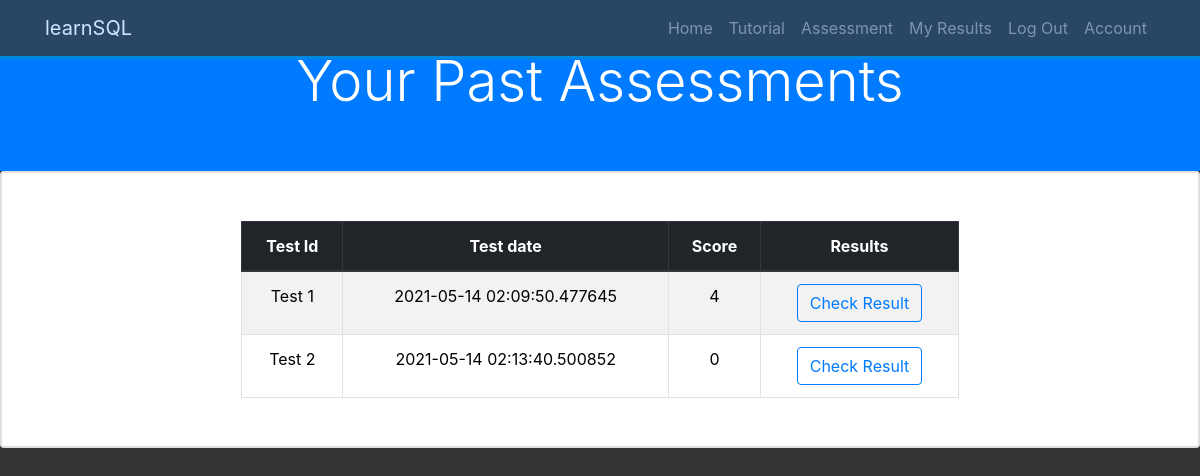
/my_results (signed in), run on an earlier commit of the app's database.
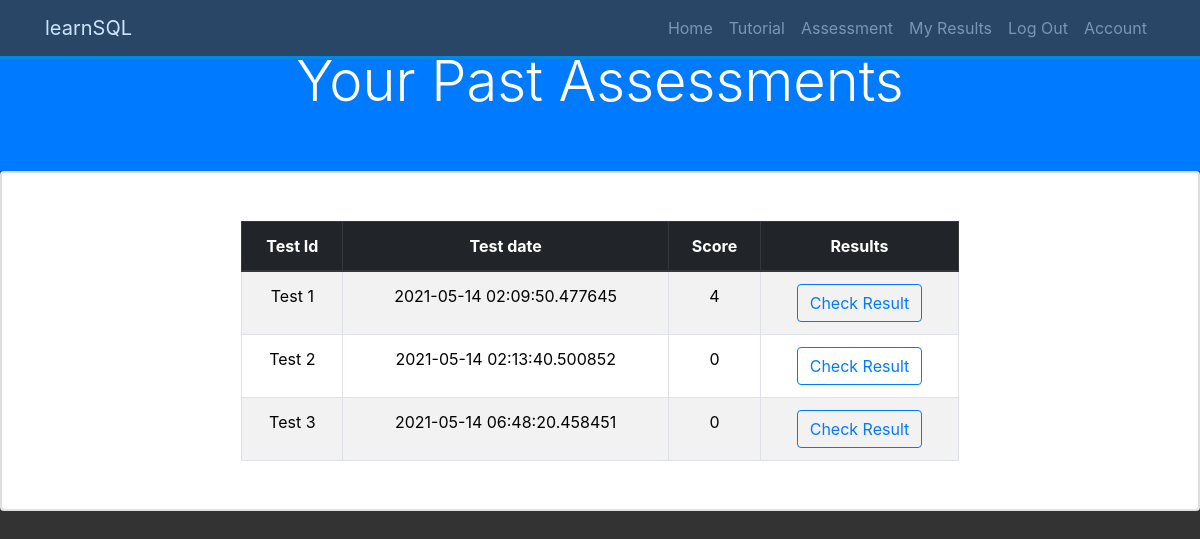
And on a later commit of the database.
### OnlineAssessment/models.py (models this page shows, shortened)
class Test(db.Model):
    __tablename__ = 'tests'
    id = db.Column(db.Integer, primary_key=True)
    user_id = db.Column(db.Integer, db.ForeignKey('users.id'), nullable=False)
    date = db.Column(db.DateTime, nullable=False, default=datetime.utcnow)
    questions = db.relationship('Question', secondary=test_question_relation, backref=db.backref(
        'questions_tests', lazy='dynamic'))
    answers = db.relationship('Answer', backref='test_answers', lazy=True)
    finish = db.Column(db.Boolean, default=False, nullable=False)

class Answer(db.Model):
    __tablename__ = 'answers'
    id = db.Column(db.Integer, primary_key=True)
    user_id = db.Column(db.Integer, db.ForeignKey('users.id'), nullable=False)
    question_id = db.Column(db.Integer, db.ForeignKey(
        'questions.id'), nullable=False)
    date = db.Column(db.DateTime, nullable=False, default=datetime.utcnow)
    content = db.Column(db.String(140), nullable=False)
    finish = db.Column(db.Boolean, default=False, nullable=False)
    test_id = db.Column(db.Integer, db.ForeignKey('tests.id'), nullable=False)

class Question(db.Model):
    __tablename__ = 'questions'
    id = db.Column(db.Integer, primary_key=True)
    title = db.Column(db.String(140), nullable=False)
    content = db.Column(db.String(140), nullable=False)
    answers = db.relationship('Answer', backref='question', lazy=True)
    correct_answer = db.Column(db.String(140), nullable=False)

### OnlineAssessment/tests/views.py (the view)
@tests.route('/my_results')
@login_required
def my_results():
    tests = Test.query.filter_by(user_id=current_user.id).all()
    if tests is None:
        tests = []
    return render_template('my_results.html', tests=tests)

### OnlineAssessment/__init__.py (called while the page is built)
def isAnswerCorrect(answer):
    question = Question.query.filter_by(id=answer.question_id).first()
    return answer.content == question.correct_answer

def calculateScore(answers, test):
    score = 0
    correctAnswers = []
    for answer in answers:
        if isAnswerCorrect(answer):
            correctAnswers.append(answer)
    if len(correctAnswers) > 0:
        for correctAnswer in correctAnswers:
            if correctAnswer.test_id == test.id:
                score += 1
    return score

### OnlineAssessment/models.py (called while the page is built)
@login_manager.user_loader
def load_user(user_id):
    return User.query.get(user_id)

### OnlineAssessment/templates/my_results.html (shortened to what this page needs)
{% extends "base.html" %}
{% block content %}
{% if tests|length > 0 %}
<section id="create-head-section" class="bg-primary">
    <div class="container">
      <div class="row">
        <div class="col text-center py-5">
          <h1 class="display-4">Your Past Assessments</h1>
        </div>
      </div>
    </div>
  </section>
<div class="card">
  <div class="card body">
    <div>
    <table class="result-table table table-hover table-striped my-5 table-bordered">
      <thead class="thead-dark">
          <th>Test Id</th>
          <th>Test date</th>
          <th>Score</th>
          <th>Results</th>
      </thead>
      {% for test in tests %}
      <tr>
          <td>Test {{ test.id }}</td>
          <td>{{ test.date }}</td>
          <td>{{ calculateScore(test.answers, test) }}</td>
          <td><a class="btn btn-outline-primary" href="{{ url_for('tests.test_results', test_id=test.id) }}">Check Result</a></td>
      </tr>
      {% endfor %}
    </table>
    </div>
  </div>
</div>
    {% else %}
    <button type="button" class="btn-lg"><a href="{{ url_for('tests.create_test') }}">Start the Test</a></button>
    {% endif %}
{% endblock %}

### OnlineAssessment/templates/base.html (shortened to what this page needs)
<!DOCTYPE html>
<html>
<head>
	<link rel="stylesheet" href="https://maxcdn.bootstrapcdn.com/bootstrap/4.0.0/css/bootstrap.min.css"
>
	<link rel="stylesheet" href="{{ url_for('static', filename='index.css') }}">
</head>
<body>
	<nav class="navbar navbar-expand-sm bg-dark navbar-dark fixed-top" id="main-nav">
		<div class="container">
			<a href="{{ url_for('core.index') }}" class="navbar-brand">learnSQL</a>
			<div class="collapse navbar-collapse" id="navbarCollapse">
				<ul class="navbar-nav ml-auto">
					<li class="nav-item">
						<a class="nav-link" href="{{ url_for('core.index') }}">Home</a>
					</li>
					{% if current_user.is_authenticated %}
					<li class="nav-item"><a class="nav-link" href="{{ url_for('core.tutorial') }}">Tutorial</a></li>
					<li class="nav-item"><a class="nav-link" href="{{ url_for('tests.assessment') }}">Assessment</a></li>
					<li class="nav-item"><a class="nav-link" href="{{ url_for('tests.my_results') }}">My Results</a></li>
					<li class="nav-item"><a class="nav-link" href="{{ url_for('users.logout') }}">Log Out</a></li>
					<li class="nav-item"><a class="nav-link" href="{{ url_for('users.account') }}">Account</a></li>
					{% else %}
					<li class="nav-item"><a class="nav-link" href="{{ url_for('users.login') }}">Log In</a></li>
					<li class="nav-item"><a class="nav-link" href="{{ url_for('users.register') }}">Register</a></li>
					{% endif %}
				</ul>
			</div>
		</div>
	</nav>
	<div>
		{% block content %}
		{% endblock %}
	</div>
</body>
</html>

### OnlineAssessment/static/index.css (style rules this page uses)
body { background: #333; color: #fff; }
.navbar { border-bottom: #008ed6 3px solid; opacity: 0.8; }
table, th, td { border: 1px solid black; }
th, td { padding: 10px; }
.result-table { color:black; width: 60%; margin: auto; text-align: center; }

What changed in the data, as far as the page shows it:
added Test: id "3", date "2021-05-14 06:48:20.458451"
added Answer: content.correct_answer "0"
